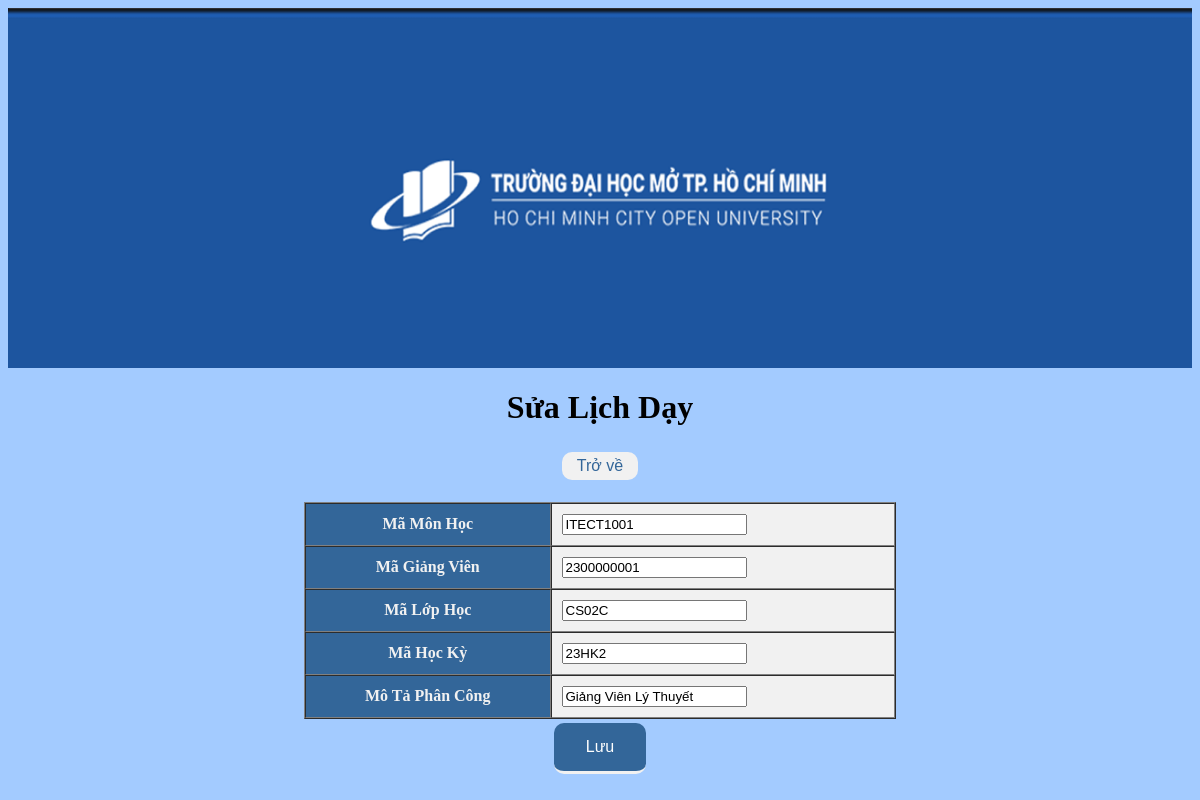
/admin/day/suaday.php?id=1, run on the app's committed database.
### tables this page shows
CREATE TABLE `day` (
  `MaDayHoc` varchar(10) NOT NULL,
  `MaMonHoc` varchar(15) NOT NULL,
  `Magv`  varchar(10) NOT NULL,
  `MaLopHoc` varchar(10) NOT NULL,
  `MaHocKy` varchar(20) NOT NULL,
  `MoTaPhanCong` varchar(50) NOT NULL
);

### classes/day.class.php (called while the page is built, shortened)
<?php
class day extends DB
{
    function selectday($id)
    {
        $conn = $this->connect();
        $sql = "select * from day where MaDayHoc='$id'";
        $result = mysqli_query($conn, $sql);
        $row = mysqli_fetch_assoc($result);
        $mang = $row;
        return $mang;
    }
}

### admin/day/suaday.php (the view, shortened to what this page needs)
<link rel="stylesheet" href="../../assets/css/css/stylea.css">
<?php
require "../../classes/day.class.php";
$con = new day();
if (isset ($_GET['id'])) {
    $id = $_GET['id'];
    $data = $con->selectday($id);
} else {
    header("Location: ../index.php?mod=day");
    exit();
}
?>
<!DOCTYPE html>
<html>
<head>
</head>
<center><img src="../../assets/img/Ban.png" width="100%" height="360px" alt=""></center>
<body bgcolor="#a3cbff">
    <h1 align="center">Sửa Lịch Dạy</h1>
    <div align="center">
        <a href="../index.php?mod=day"><button class = "view-button">Trở về</button></a> <br /><br />
        <form method="post" action="suaday.php?id=<?php echo $data['MaDayHoc']; ?>">
            <table width="50%" border="1" cellspacing="0" cellpadding="10" style = "background: #f1f1f1">
                <tr>
                    <td class = "ToT" >Mã Môn Học</td>
                    <td>
                        <input type="text" name="mamonhoc" value="<?php echo $data['MaMonHoc']; ?>" />
                    </td>
                </tr>
                <tr>
                    <td class = "ToT">Mã Giảng Viên</td>
                    <td>
                        <input type="text" name="magiangvien" value="<?php echo $data['Magv']; ?>" />
                    </td>
                </tr>
                <tr>
                    <td class = "ToT">Mã Lớp Học</td>
                    <td>
                        <input type="text" name="malophoc" value="<?php echo $data['MaLopHoc']; ?>" />
                    </td>
                </tr>
                <tr>
                    <td class = "ToT">Mã Học Kỳ</td>
                    <td>
                        <input type="text" name="mahocky" value="<?php echo $data['MaHocKy']; ?>" />
                    </td>
                </tr>
                <tr>
                    <td class = "ToT">Mô Tả Phân Công</td>
                    <td>
                        <input type="text" name="motaphancong" value="<?php echo $data['MoTaPhanCong']; ?>" />
                    </td>
                </tr>
            </table>
            <td>
                <input type="submit" class = "add-button" name="edit_day" value="Lưu" />
            </td>
        </form>
    </div>
</body>
</html>

### assets/css/css/stylea.css (style rules this page uses)
.ToT { color: #f1f1f1; background-color: #336699; text-align: center; font-weight: bold; }

### data on the page
day: mamonhoc "ITECT1001", magiangvien "2300000001", malophoc "CS02C", mahocky "23HK2", motaphancong "Giảng Viên Lý Thuyết"
